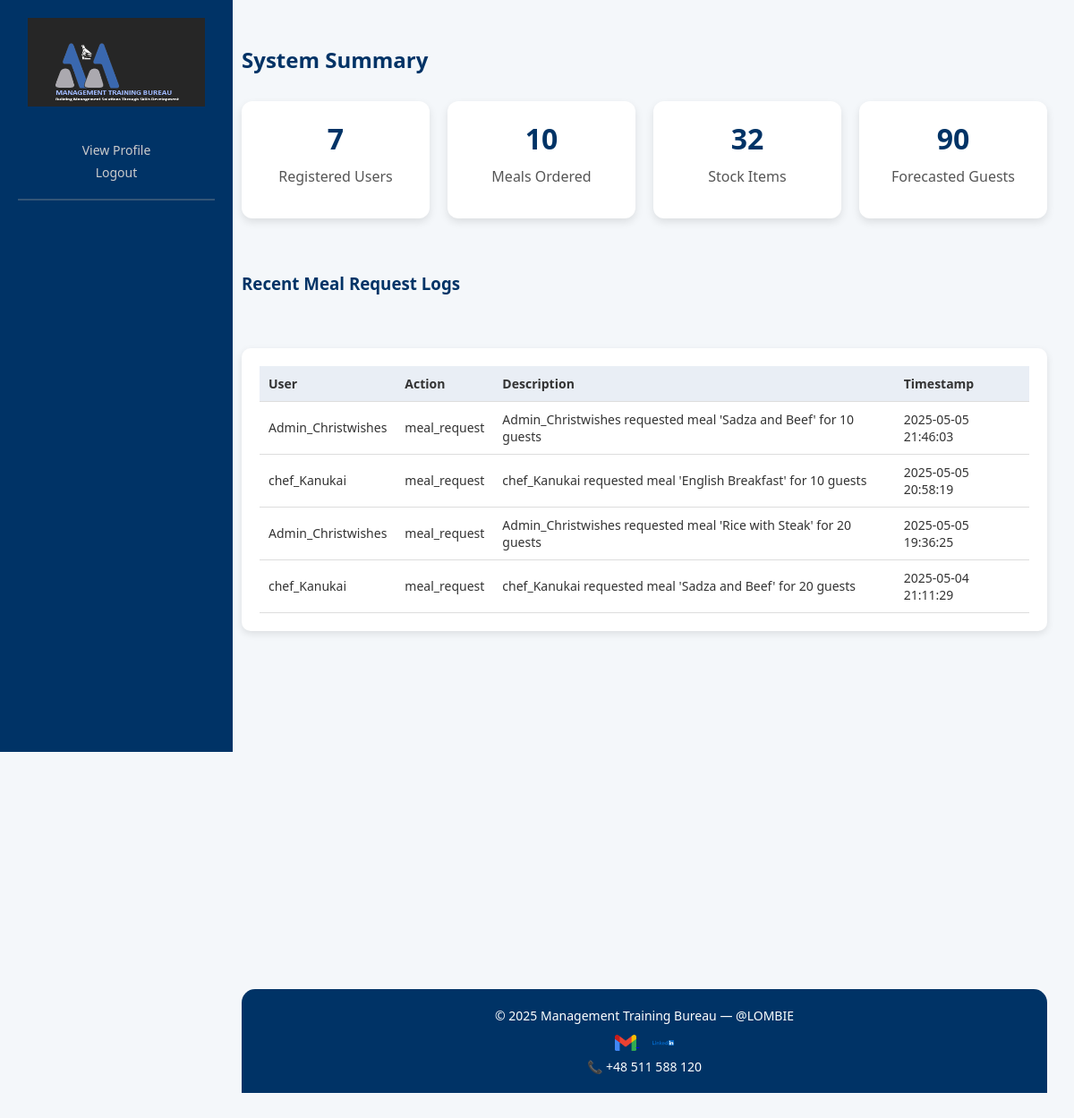
Screenshot of /app_admin/system_summary/ with the database file from the repository.
### system/models.py (models this page shows, shortened)
class SystemLog(models.Model):
    ACTION_CHOICES = [
        ('login', 'Login'),
        ('logout', 'Logout'),
        ('meal_request', 'Meal Request'),
        ('other', 'Other')
    ]
    user = models.ForeignKey(User, on_delete=models.CASCADE)
    action = models.CharField(max_length=50, choices=ACTION_CHOICES)
    description = models.TextField()
    timestamp = models.DateTimeField(auto_now_add=True)

### system/views.py (the view)
# urls.py: path('app_admin/system_summary/', views.system_summary_page, name='system_summary_page'),
def system_summary_page(request):
    total_users = User.objects.count()
    total_meals = Meal.objects.count()
    total_stock_items = StockItem.objects.count()
    total_guests = GuestForeCast.objects.aggregate(total=Sum('number_of_guests'))['total'] or 0
    meal_logs = SystemLog.objects.filter(action='meal_request').order_by('-timestamp')[:50]
    return render(request, 'admin_actions/system_summary.html', {
        'total_users': total_users,
        'total_meals': total_meals,
        'total_stock_items': total_stock_items,
        'total_guests': total_guests,
        'meal_logs': meal_logs,
        'year': datetime.now().year
    })

### templates/admin_actions/system_summary.html (shortened to what this page needs)
<!DOCTYPE html>
<html>
<head>
    {% load static %}
</head>
<body>
    <div class="sidebar">
        <div style="text-align: center;">
            <img src="{% static 'images/company_logo.png' %}" alt="Company Logo">
        </div>
        <div style="text-align: center;">
            <a href="{% url 'profile_view' %}">View Profile</a>
            <a href="{% url 'logout' %}">Logout</a>
        </div>
        <hr style="margin: 20px 0; border: 1px solid #335577;">
    </div>
    <div class="main-content">
        <h2 style="color: #003366;">System Summary</h2>
        <div class="summary-grid">
            <div class="summary-card">
                <h3>{{ total_users }}</h3>
                <p>Registered Users</p>
            </div>
            <div class="summary-card">
                <h3>{{ total_meals }}</h3>
                <p>Meals Ordered</p>
            </div>
            <div class="summary-card">
                <h3>{{ total_stock_items }}</h3>
                <p>Stock Items</p>
            </div>
            <div class="summary-card">
                <h3>{{ total_guests }}</h3>
                <p>Forecasted Guests</p>
            </div>
        </div>
        <h3 style="margin-top: 60px; color: #003366;">Recent Meal Request Logs</h3>
        <div class="log-section">
            {% if meal_logs %}
                <table>
                    <thead>
                        <tr>
                            <th>User</th>
                            <th>Action</th>
                            <th>Description</th>
                            <th>Timestamp</th>
                        </tr>
                    </thead>
                    <tbody>
                        {% for log in meal_logs %}
                            <tr>
                                <td>{{ log.user.username }}</td>
                                <td>{{ log.action }}</td>
                                <td>{{ log.description }}</td>
                                <td>{{ log.timestamp|date:"Y-m-d H:i:s" }}</td>
                            </tr>
                        {% endfor %}
                    </tbody>
                </table>
            {% else %}
                <p>No recent meal requests found.</p>
            {% endif %}
        </div>
        <div class="footer">
            © {{ year }} Management Training Bureau — @LOMBIE<br>
            <div style="margin-top: 10px;">
                <a href="mailto:matthewirksl04@gmail.com" title="Email" style="margin-right: 15px;">
                    <img src="{% static 'images/Gmail_icon_.svg.png' %}" alt="Gmail" style="width: 24px; vertical-align: middle;">
                </a>
                <a href="https://www.linkedin.com/in/-matthew-irk--93134530a/" target="_blank" title="LinkedIn">
                    <img src="{% static 'images/LinkedIn.svg.png' %}" alt="LinkedIn" style="width: 24px; vertical-align: middle;">
                </a>
            </div>
            <div style="margin-top: 8px;">
                📞 +48 511 588 120
            </div>
        </div>
    </div>
</body>
</html>

### templates/admin_actions/system_summary.html (style rules this page uses)
body { margin: 0; font-family: 'Segoe UI', sans-serif; background-color: #f4f7fa; color: #333; }
.sidebar { width: 220px; background-color: #003366; height: 100vh; position: fixed; top: 0; left: 0; padding: 20px; color: white; }
.sidebar img { width: 90%; margin-bottom: 15px; }
.sidebar a { color: #ccc; font-size: 14px; display: block; margin-top: 6px; text-decoration: none; }
.main-content { margin-left: 240px; padding: 30px; }
.summary-grid { display: grid; grid-template-columns: repeat(auto-fit, minmax(200px, 1fr)); gap: 20px; margin-top: 30px; }
.summary-card { background-color: white; border-radius: 12px; padding: 20px; box-shadow: 0 4px 10px rgba(0,0,0,0.1); text-align: center; }
.summary-card h3 { margin: 0; color: #003366; font-size: 32px; }
.summary-card p { margin-top: 10px; font-size: 16px; color: #555; }
.log-section { margin-top: 60px; background-color: white; padding: 20px; border-radius: 10px; box-shadow: 0 3px 8px rgba(0,0,0,0.1); max-height: 320px; overflow-y: auto; }
table { width: 100%; border-collapse: collapse; font-size: 14px; }
th, td { padding: 10px; border-bottom: 1px solid #ddd; text-align: left; }
th { background-color: #e9eef5; }
.footer { background-color: #003366; color: white; text-align: center; margin-top: 400px; padding: 20px 0; font-size: 14px; border-top-left-radius: 15px; border-top-right-radius: 15px; }

### rows the page displays
SystemLog: user.username "Admin_Christwishes", action "meal_request", description "Admin_Christwishes requested meal 'Sadza and Beef' for 10 guests", timestamp "2025-05-05 21:46:03"
SystemLog: user.username "chef_Kanukai", action "meal_request", description "chef_Kanukai requested meal 'English Breakfast' for 10 guests", timestamp "2025-05-05 20:58:19"
SystemLog: user.username "Admin_Christwishes", action "meal_request", description "Admin_Christwishes requested meal 'Rice with Steak' for 20 guests", timestamp "2025-05-05 19:36:25"
SystemLog: user.username "chef_Kanukai", action "meal_request", description "chef_Kanukai requested meal 'Sadza and Beef' for 20 guests", timestamp "2025-05-04 21:11:29"

### other values shown
{{ total_users }} "7"
{{ total_meals }} "10"
{{ total_stock_items }} "32"
{{ total_guests }} "90"
